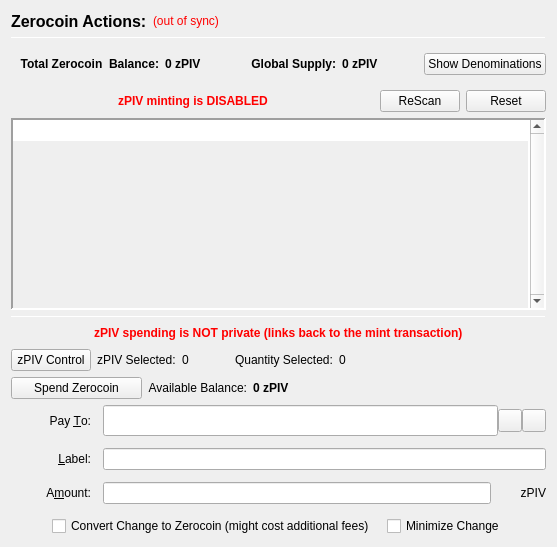
                  <widget class="QFrame" name="verticalFrameLeft">
                   <layout class="QVBoxLayout" name="verticalLayout_2">
                    <item>
                     <layout class="QVBoxLayout" name="verticalLayout_3">
                      <item>
                       <layout class="QHBoxLayout" name="horizontalLayout_3">
                        <item>
                         <widget class="QLabel" name="labelzPIVActions">
                          <property name="font">
                           <font>
                            <pointsize>12</pointsize>
                            <weight>75</weight>
                            <bold>true</bold>
                           </font>
                          </property>
                          <property name="text">
                           <string>Zerocoin Actions:</string>
                          </property>
                          <property name="alignment">
                           <set>Qt::AlignLeading|Qt::AlignLeft|Qt::AlignVCenter</set>
                          </property>
                         </widget>
                        </item>
                        <item>
                         <widget class="QLabel" name="labelzPIVSyncStatus">
                          <property name="toolTip">
                           <string>The displayed information may be out of date. Your wallet automatically synchronizes with the PIVX network after a connection is established, but this process has not completed yet.</string>
                          </property>
                          <property name="styleSheet">
                           <string notr="true">QLabel { color: red; }</string>
                          </property>
                          <property name="text">
                           <string notr="true">(out of sync)</string>
                          </property>
                          <property name="alignment">
                           <set>Qt::AlignLeading|Qt::AlignLeft|Qt::AlignVCenter</set>
                          </property>
                         </widget>
                        </item>
                        <item>
                         <spacer name="horizontalSpacer">
                          <property name="orientation">
                           <enum>Qt::Horizontal</enum>
                          </property>
                          <property name="sizeHint" stdset="0">
                           <size>
                            <width>40</width>
                            <height>20</height>
                           </size>
                          </property>
                         </spacer>
                        </item>
                       </layout>
                      </item>
                      <item>
                       <widget class="Line" name="lineUpperLeft">
                        <property name="minimumSize">
                         <size>
                          <width>0</width>
                          <height>1</height>
                         </size>
                        </property>
                        <property name="maximumSize">
                         <size>
                          <width>16777215</width>
                          <height>1</height>
                         </size>
                        </property>
                        <property name="frameShadow">
                         <enum>QFrame::Sunken</enum>
                        </property>
                        <property name="orientation">
                         <enum>Qt::Horizontal</enum>
                        </property>
                       </widget>
                      </item>
                      <item>
                       <widget class="QFrame" name="balanceSupplyFrame">
                        <layout class="QHBoxLayout" name="horizontalLayout_2" stretch="0,0,0,1,0">
                         <property name="rightMargin">
                          <number>0</number>
                         </property>
                         <item>
                          <layout class="QHBoxLayout" name="horizontalLayout_34">
                           <item>
                            <widget class="QLabel" name="labelzAvailableText_3">
                             <property name="font">
                              <font>
                               <weight>75</weight>
                               <bold>true</bold>
                              </font>
                             </property>
                             <property name="toolTip">
                              <string>Total Balance including unconfirmed and immature zPIV</string>
                             </property>
                             <property name="text">
                              <string>Total Zerocoin  Balance:</string>
                             </property>
                             <property name="alignment">
                              <set>Qt::AlignRight|Qt::AlignTrailing|Qt::AlignVCenter</set>
                             </property>
                            </widget>
                           </item>
                           <item>
                            <widget class="QLabel" name="labelzAvailableAmount_4">
                             <property name="minimumSize">
                              <size>
                               <width>40</width>
                               <height>0</height>
                              </size>
                             </property>
                             <property name="font">
                              <font>
                               <weight>75</weight>
                               <bold>true</bold>
                              </font>
                             </property>
                             <property name="toolTip">
                              <string>Total Balance including unconfirmed and immature zPIV</string>
                             </property>
                             <property name="text">
                              <string>0 zPIV</string>
                             </property>
                             <property name="alignment">
                              <set>Qt::AlignLeading|Qt::AlignLeft|Qt::AlignVCenter</set>
                             </property>
                            </widget>
                           </item>
                          </layout>
                         </item>
                         <item>
                          <spacer name="horizontalSpacer_32">
                           <property name="orientation">
                            <enum>Qt::Horizontal</enum>
                           </property>
                           <property name="sizeHint" stdset="0">
                            <size>
                             <width>40</width>
                             <height>20</height>
                            </size>
                           </property>
                          </spacer>
                         </item>
                         <item>
                          <layout class="QHBoxLayout" name="horizontalLayout_35">
                           <item>
                            <widget class="QLabel" name="labelZsupplyText_2">
                             <property name="font">
                              <font>
                               <weight>75</weight>
                               <bold>true</bold>
                              </font>
                             </property>
                             <property name="text">
                              <string>Global Supply:</string>
                             </property>
                             <property name="alignment">
                              <set>Qt::AlignRight|Qt::AlignTrailing|Qt::AlignVCenter</set>
                             </property>
                            </widget>
                           </item>
                           <item>
                            <widget class="QLabel" name="labelZsupplyAmount_2">
                             <property name="font">
                              <font>
                               <weight>75</weight>
                               <bold>true</bold>
                              </font>
                             </property>
                             <property name="text">
                              <string>0 zPIV</string>
                             </property>
                            </widget>
                           </item>
                          </layout>
                         </item>
                         <item>
                          <spacer name="horizontalSpacer_31">
                           <property name="orientation">
                            <enum>Qt::Horizontal</enum>
                           </property>
                           <property name="sizeHint" stdset="0">
                            <size>
                             <width>40</width>
                             <height>20</height>
                            </size>
                           </property>
                          </spacer>
                         </item>
                         <item>
                          <widget class="QPushButton" name="pushButtonShowDenoms">
                           <property name="toolTip">
                            <string>Show zPIV denominations list</string>
                           </property>
                           <property name="text">
                            <string>Show Denominations</string>
                           </property>
                          </widget>
                         </item>
                        </layout>
                       </widget>
                      </item>
                      <item>
                       <layout class="QHBoxLayout" name="horizontalLayout_4">
                        <item>
                         <spacer name="horizontalSpacer_2">
                          <property name="orientation">
                           <enum>Qt::Horizontal</enum>
                          </property>
                          <property name="sizeHint" stdset="0">
                           <size>
                            <width>40</width>
                            <height>20</height>
                           </size>
                          </property>
                         </spacer>
                        </item>
                        <item>
                         <widget class="QLabel" name="label">
                          <property name="styleSheet">
                           <string notr="true">color: red;
font-weight: bold;</string>
                          </property>
                          <property name="text">
                           <string>zPIV minting is DISABLED</string>
                          </property>
                         </widget>
                        </item>
                        <item>
                         <spacer name="horizontalSpacer_3">
                          <property name="orientation">
                           <enum>Qt::Horizontal</enum>
                          </property>
                          <property name="sizeHint" stdset="0">
                           <size>
                            <width>40</width>
                            <height>20</height>
                           </size>
                          </property>
                         </spacer>
                        </item>
                        <item>
                         <widget class="QPushButton" name="pushButtonMintReset">
                          <property name="maximumSize">
                           <size>
                            <width>80</width>
                            <height>16777215</height>
                           </size>
                          </property>
                          <property name="toolTip">
                           <string>Rescan the complete blockchain for  Zerocoin mints and their meta-data.</string>
                          </property>
                          <property name="text">
                           <string>ReScan</string>
                          </property>
                         </widget>
                        </item>
                        <item>
                         <widget class="QPushButton" name="pushButtonSpentReset">
                          <property name="maximumSize">
                           <size>
                            <width>80</width>
                            <height>16777215</height>
                           </size>
                          </property>
                          <property name="toolTip">
                           <string>Reset Zerocoin Wallet DB. Deletes transactions that did not make it into the blockchain.</string>
                          </property>
                          <property name="text">
                           <string>Reset</string>
                          </property>
                         </widget>
                        </item>
                       </layout>
                      </item>
                      <item>
                       <widget class="QPlainTextEdit" name="TEMintStatus">
                        <property name="font">
                         <font>
                          <pointsize>8</pointsize>
                         </font>
                        </property>
                        <property name="toolTip">
                         <string>Status and/or Mesages from the last Mint Action.</string>
                        </property>
                        <property name="frameShape">
                         <enum>QFrame::Panel</enum>
                        </property>
                        <property name="frameShadow">
                         <enum>QFrame::Sunken</enum>
                        </property>
                        <property name="lineWidth">
                         <number>2</number>
                        </property>
                        <property name="midLineWidth">
                         <number>2</number>
                        </property>
                        <property name="verticalScrollBarPolicy">
                         <enum>Qt::ScrollBarAlwaysOn</enum>
                        </property>
                        <property name="horizontalScrollBarPolicy">
                         <enum>Qt::ScrollBarAlwaysOff</enum>
                        </property>
                        <property name="readOnly">
                         <bool>true</bool>
                        </property>
                        <property name="plainText">
                         <string notr="true"/>
                        </property>
                        <property name="backgroundVisible">
                         <bool>true</bool>
                        </property>
                       </widget>
                      </item>
                      <item>
                       <widget class="Line" name="line">
                        <property name="minimumSize">
                         <size>
                          <width>0</width>
                          <height>1</height>
                         </size>
                        </property>
                        <property name="maximumSize">
                         <size>
                          <width>16777215</width>
                          <height>1</height>
                         </size>
                        </property>
                        <property name="orientation">
                         <enum>Qt::Horizontal</enum>
                        </property>
                       </widget>
                      </item>
                      <item>
                       <layout class="QHBoxLayout" name="horizontalLayout_7">
                        <item>
                         <spacer name="horizontalSpacer_18">
                          <property name="orientation">
                           <enum>Qt::Horizontal</enum>
                          </property>
                          <property name="sizeHint" stdset="0">
                           <size>
                            <width>40</width>
                            <height>20</height>
                           </size>
                          </property>
                         </spacer>
                        </item>
                        <item>
                         <widget class="QLabel" name="label_2">
                          <property name="styleSheet">
                           <string notr="true">color: red;
font-weight: bold;</string>
                          </property>
                          <property name="text">
                           <string>zPIV spending is NOT private (links back to the mint transaction)</string>
                          </property>
                         </widget>
                        </item>
                        <item>
                         <spacer name="horizontalSpacer_30">
                          <property name="orientation">
                           <enum>Qt::Horizontal</enum>
                          </property>
                          <property name="sizeHint" stdset="0">
                           <size>
                            <width>40</width>
                            <height>20</height>
                           </size>
                          </property>
                         </spacer>
                        </item>
                       </layout>
                      </item>
                      <item>
                       <layout class="QHBoxLayout" name="horizontalLayout_24">
                        <property name="leftMargin">
                         <number>0</number>
                        </property>
                        <property name="bottomMargin">
                         <number>0</number>
                        </property>
                        <item>
                         <widget class="QPushButton" name="pushButtonZPivControl">
                          <property name="text">
                           <string>zPIV Control</string>
                          </property>
                         </widget>
                        </item>
                        <item>
                         <widget class="QLabel" name="labelzPivSelected">
                          <property name="text">
                           <string>zPIV Selected:</string>
                          </property>
                         </widget>
                        </item>
                        <item>
                         <widget class="QLabel" name="labelzPivSelected_int">
                          <property name="text">
                           <string>0</string>
                          </property>
                         </widget>
                        </item>
                        <item>
                         <spacer name="horizontalSpacer_17">
                          <property name="orientation">
                           <enum>Qt::Horizontal</enum>
                          </property>
                          <property name="sizeType">
                           <enum>QSizePolicy::Fixed</enum>
                          </property>
                          <property name="sizeHint" stdset="0">
                           <size>
                            <width>40</width>
                            <height>20</height>
                           </size>
                          </property>
                         </spacer>
                        </item>
                        <item>
                         <widget class="QLabel" name="labelQuantitySelected">
                          <property name="text">
                           <string>Quantity Selected:</string>
                          </property>
                         </widget>
                        </item>
                        <item>
                         <widget class="QLabel" name="labelQuantitySelected_int">
                          <property name="text">
                           <string>0</string>
                          </property>
                         </widget>
                        </item>
                        <item>
                         <spacer name="horizontalSpacer_19">
                          <property name="orientation">
                           <enum>Qt::Horizontal</enum>
                          </property>
                          <property name="sizeHint" stdset="0">
                           <size>
                            <width>40</width>
                            <height>20</height>
                           </size>
                          </property>
                         </spacer>
                        </item>
                       </layout>
                      </item>
                      <item>
                       <layout class="QHBoxLayout" name="horizontalLayout_6">
                        <item>
                         <widget class="QPushButton" name="pushButtonSpendzPIV">
                          <property name="minimumSize">
                           <size>
                            <width>131</width>
                            <height>0</height>
                           </size>
                          </property>
                          <property name="toolTip">
                           <string>Spend Zerocoin. Without 'Pay To:' address creates payments to yourself.</string>
                          </property>
                          <property name="text">
                           <string>Spend Zerocoin</string>
                          </property>
                         </widget>
                        </item>
                        <item>
                         <widget class="QLabel" name="labelzPIVBalanceText">
                          <property name="toolTip">
                           <string>Available (mature and spendable) zPIV for spending</string>
                          </property>
                          <property name="text">
                           <string>Available Balance:</string>
                          </property>
                          <property name="alignment">
                           <set>Qt::AlignRight|Qt::AlignTrailing|Qt::AlignVCenter</set>
                          </property>
                         </widget>
                        </item>
                        <item>
                         <widget class="QLabel" name="labelzAvailableAmount_2">
                          <property name="font">
                           <font>
                            <weight>75</weight>
                            <bold>true</bold>
                           </font>
                          </property>
                          <property name="toolTip">
                           <string>Available (mature and spendable) zPIV for spending

zPIV are mature when they have more than 20 confirmations AND more than 2 mints of the same denomination after them were minted</string>
                          </property>
                          <property name="text">
                           <string>0 zPIV</string>
                          </property>
                          <property name="alignment">
                           <set>Qt::AlignLeading|Qt::AlignLeft|Qt::AlignVCenter</set>
                          </property>
                         </widget>
                        </item>
                        <item>
                         <spacer name="horizontalSpacer_4">
                          <property name="orientation">
                           <enum>Qt::Horizontal</enum>
                          </property>
                          <property name="sizeHint" stdset="0">
                           <size>
                            <width>40</width>
                            <height>20</height>
                           </size>
                          </property>
                         </spacer>
                        </item>
                       </layout>
                      </item>
                      <item>
                       <layout class="QGridLayout" name="gridLayout_7">
                        <property name="spacing">
                         <number>12</number>
                        </property>
                        <item row="0" column="0">
                         <widget class="QLabel" name="payToLabel">
                          <property name="minimumSize">
                           <size>
                            <width>80</width>
                            <height>0</height>
                           </size>
                          </property>
                          <property name="text">
                           <string>Pay &amp;To:</string>
                          </property>
                          <property name="alignment">
                           <set>Qt::AlignRight|Qt::AlignTrailing|Qt::AlignVCenter</set>
                          </property>
                          <property name="buddy">
                           <cstring>payTo</cstring>
                          </property>
                         </widget>
                        </item>
                        <item row="0" column="1">
                         <layout class="QHBoxLayout" name="payToLayout">
                          <property name="spacing">
                           <number>0</number>
                          </property>
                          <item>
                           <widget class="QValidatedLineEdit" name="payTo">
                            <property name="enabled">
                             <bool>true</bool>
                            </property>
                            <property name="minimumSize">
                             <size>
                              <width>0</width>
                              <height>31</height>
                             </size>
                            </property>
                            <property name="toolTip">
                             <string>The PIVX address to send the payment to. Creates local payment to yourself when empty.</string>
                            </property>
                           </widget>
                          </item>
                          <item>
                           <widget class="QToolButton" name="addressBookButton">
                            <property name="toolTip">
                             <string>Choose previously used address</string>
                            </property>
                            <property name="text">
                             <string/>
                            </property>
                            <property name="icon">
                             <iconset resource="../pivx.qrc">
                              <normaloff>:/icons/address-book</normaloff>:/icons/address-book</iconset>
                            </property>
                            <property name="shortcut">
                             <string>Alt+A</string>
                            </property>
                           </widget>
                          </item>
                          <item>
                           <widget class="QToolButton" name="pasteButton">
                            <property name="toolTip">
                             <string>Paste address from clipboard</string>
                            </property>
                            <property name="text">
                             <string/>
                            </property>
                            <property name="icon">
                             <iconset resource="../pivx.qrc">
                              <normaloff>:/icons/editpaste</normaloff>:/icons/editpaste</iconset>
                            </property>
                            <property name="shortcut">
                             <string>Alt+P</string>
                            </property>
                           </widget>
                          </item>
                         </layout>
                        </item>
                        <item row="1" column="0">
                         <widget class="QLabel" name="labelLabel">
                          <property name="minimumSize">
                           <size>
                            <width>80</width>
                            <height>0</height>
                           </size>
                          </property>
                          <property name="text">
                           <string>&amp;Label:</string>
                          </property>
                          <property name="alignment">
                           <set>Qt::AlignRight|Qt::AlignTrailing|Qt::AlignVCenter</set>
                          </property>
                          <property name="buddy">
                           <cstring>addAsLabel</cstring>
                          </property>
                         </widget>
                        </item>
                        <item row="1" column="1">
                         <widget class="QLineEdit" name="addAsLabel">
                          <property name="toolTip">
                           <string>Enter a label for this address to add it to the list of used addresses</string>
                          </property>
                         </widget>
                        </item>
                        <item row="2" column="0">
                         <widget class="QLabel" name="amountLabel">
                          <property name="minimumSize">
                           <size>
                            <width>80</width>
                            <height>0</height>
                           </size>
                          </property>
                          <property name="text">
                           <string>A&amp;mount:</string>
                          </property>
                          <property name="alignment">
                           <set>Qt::AlignRight|Qt::AlignTrailing|Qt::AlignVCenter</set>
                          </property>
                          <property name="buddy">
                           <cstring>zPIVpayAmount</cstring>
                          </property>
                         </widget>
                        </item>
                        <item row="2" column="1">
                         <layout class="QHBoxLayout" name="horizontalLayout_9">
                          <property name="spacing">
                           <number>0</number>
                          </property>
                          <item>
                           <widget class="QLineEdit" name="zPIVpayAmount"/>
                          </item>
                          <item>
                           <widget class="QLabel" name="labelzPIV">
                            <property name="minimumSize">
                             <size>
                              <width>55</width>
                              <height>0</height>
                             </size>
                            </property>
                            <property name="text">
                             <string>zPIV</string>
                            </property>
                            <property name="alignment">
                             <set>Qt::AlignRight|Qt::AlignTrailing|Qt::AlignVCenter</set>
                            </property>
                           </widget>
                          </item>
                         </layout>
                        </item>
                        <item row="3" column="0" colspan="2">
                         <layout class="QHBoxLayout" name="horizontalLayout_10">
                          <item>
                           <spacer name="horizontalSpacer_5">
                            <property name="orientation">
                             <enum>Qt::Horizontal</enum>
                            </property>
                            <property name="sizeHint" stdset="0">
                             <size>
                              <width>40</width>
                              <height>20</height>
                             </size>
                            </property>
                           </spacer>
                          </item>
                          <item>
                           <widget class="QCheckBox" name="checkBoxMintChange">
                            <property name="sizePolicy">
                             <sizepolicy hsizetype="MinimumExpanding" vsizetype="Fixed">
                              <horstretch>0</horstretch>
                              <verstretch>0</verstretch>
                             </sizepolicy>
                            </property>
                            <property name="layoutDirection">
                             <enum>Qt::LeftToRight</enum>
                            </property>
                            <property name="text">
                             <string>Convert Change to Zerocoin (might cost additional fees)</string>
                            </property>
                           </widget>
                          </item>
                          <item>
                           <widget class="QCheckBox" name="checkBoxMinimizeChange">
                            <property name="toolTip">
                             <string>If checked, the wallet tries to minimize the returning change instead of minimizing the number of spent denominations.</string>
                            </property>
                            <property name="text">
                             <string>Minimize Change</string>
                            </property>
                           </widget>
                          </item>
                          <item>
                           <spacer name="horizontalSpacer_6">
                            <property name="orientation">
                             <enum>Qt::Horizontal</enum>
                            </property>
                            <property name="sizeHint" stdset="0">
                             <size>
                              <width>40</width>
                              <height>20</height>
                             </size>
                            </property>
                           </spacer>
                          </item>
                         </layout>
                        </item>
                       </layout>
                      </item>
                     </layout>
                    </item>
                   </layout>
                  </widget>
